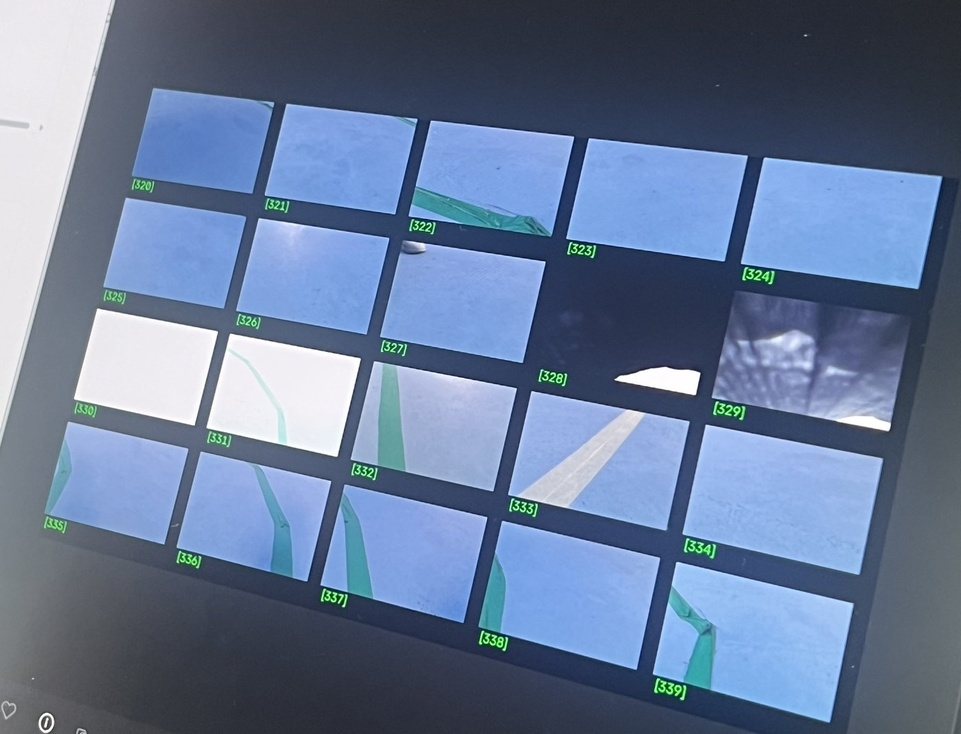
#> input picture images/01_audit_grid.jpg, 961 x 734 px, shrunk from 1400 x 1070 before the run; its folder holds only this picture in this run
$ python -i label_check_v3.py   (imports and definitions only)
#> lines starting #> are read from the running program, lines starting #| are printed output that depends on the picture; after the words box and inside, x2 and y2 are one past the last pixel; in counts of white or black regions, pixels touching at a corner belong together
"""
사진 내용과 저장된 라벨(조향각)이 실제로 일치하는지 검증하는 도구.

원리:
  1) 초록/노랑 테이프 색상을 HSV 기준으로 검출한다.
  2) 화면 상단/하단의 검출 픽셀 평균 위치로 좌우 기울기(편차, deviation)를 계산한다.
  3) 이 편차가 라벨이 속한 방향 그룹(left/center/right)과 일치하는지 비교한다.

동일 장면이 여러 프레임 중복 촬영된 경우 하나의 사건(cluster)으로 묶어 실제
검토가 필요한 독립 사건 수를 계산한다. 또한 화면에 초록/노랑이 모두 검출되는
경우(교차로·합류 지점일 가능성)를 mixed_scene으로 별도 표시해 판정 신뢰도가
낮은 장면을 구분한다.

주의: 이 방법은 완벽하지 않다. 교차로처럼 여러 테이프가 겹쳐 보이는 장면에서는
계산이 부정확할 수 있으므로, single_scene 결과 위주로 우선 신뢰하고
mixed_scene은 참고용으로만 사용할 것. 자세한 검증 배경은 docs/라벨검증_트러블슈팅.md 참고.
"""
import os
import re
import cv2
import numpy as np

FOLDER = "."
OUTPUT_CSV = "label_check_result_v3.csv"
CLUSTER_HIGH_CSV = "clusters_single_scene_priority.csv"
CLUSTER_LOW_CSV = "clusters_mixed_scene_lowpriority.csv"

THRESHOLD = 20
MIXED_SCENE_MIN_RATIO = 0.15  # 초록/노랑 중 소수색이 전체의 15% 이상이면 "혼합 장면"


def label_to_group(angle):
    if angle in (30, 60):
        return "left"
    elif angle == 90:
        return "center"
    elif angle in (120, 150):
        return "right"
    else:
        return "invalid"  # 정의되지 않은 각도(데이터 오염)


def analyze_image(img):
    hsv = cv2.cvtColor(img, cv2.COLOR_BGR2HSV)

    lower_green = np.array([35, 30, 30])
    upper_green = np.array([90, 255, 255])
    # 노란 테이프는 실측 결과 채도가 낮게 나타나 기준을 낮춰 설정함
    lower_yellow = np.array([10, 20, 100])
    upper_yellow = np.array([30, 255, 255])

    mask_g = cv2.inRange(hsv, lower_green, upper_green)
    mask_y = cv2.inRange(hsv, lower_yellow, upper_yellow)
    mask = cv2.bitwise_or(mask_g, mask_y)

    g_count = cv2.countNonZero(mask_g)
    y_count = cv2.countNonZero(mask_y)
    total_color = g_count + y_count

    scene_type = "single_scene"
    if total_color > 0:
        minor_ratio = min(g_count, y_count) / total_color
        if minor_ratio >= MIXED_SCENE_MIN_RATIO:
            scene_type = "mixed_scene"

    ys, xs = np.where(mask > 0)
    if len(xs) < 50:
        return None, scene_type

    h = img.shape[0]
    top_half = ys < h // 2
    bottom_half = ys >= h // 2
    if top_half.sum() < 20 or bottom_half.sum() < 20:
        return None, scene_type

    top_x = xs[top_half].mean()
    bottom_x = xs[bottom_half].mean()
    top_y = ys[top_half].mean()
    bottom_y = ys[bottom_half].mean()

    dx = top_x - bottom_x   # 위쪽이 아래쪽보다 오른쪽에 있으면 양수
    dy = bottom_y - top_y

    angle_dev = np.degrees(np.arctan2(dx, dy))
    return angle_dev, scene_type


pattern = re.compile(r"angle(\d+)_speed")
rows = []

files = sorted([f for f in os.listdir(FOLDER) if f.lower().endswith(".png")])
# [39 lines not run here, left out]


# ===== 연속 중복 프레임을 하나의 "사건(cluster)"으로 묶기 =====
def build_clusters(target_rows):
    clusters = []
    current = None
    for r in target_rows:
        fname, label_angle, label_group, dev_str, result, scene_type = r
        is_mismatch = "MISMATCH" in result
        try:
            dev_val = float(dev_str)
        except ValueError:
            dev_val = None

        if current is None:
            current = {"start": fname, "count": 1, "label_angle": label_angle,
                       "dev_repr": dev_val, "is_mismatch": is_mismatch,
                       "result": result, "scene_type": scene_type}
            continue

        same = (label_angle == current["label_angle"] and is_mismatch == current["is_mismatch"]
                and dev_val is not None and current["dev_repr"] is not None
                and abs(dev_val - current["dev_repr"]) <= 2.0)

        if same:
            current["count"] += 1
        else:
            clusters.append(current)
            current = {"start": fname, "count": 1, "label_angle": label_angle,
                       "dev_repr": dev_val, "is_mismatch": is_mismatch,
                       "result": result, "scene_type": scene_type}
    if current is not None:
        clusters.append(current)
    return [c for c in clusters if c["is_mismatch"]]


single_rows = [r for r in rows if r[5] == "single_scene"]
mixed_rows = [r for r in rows if r[5] == "mixed_scene"]

single_clusters = build_clusters(single_rows)
mixed_clusters = build_clusters(mixed_rows)

# [12 lines not run here, left out]

total = len(rows)
mismatch_count = sum(1 for r in rows if "MISMATCH" in r[4])
invalid_count = sum(1 for r in rows if r[2] == "INVALID_LABEL")
no_tape_count = sum(1 for r in rows if r[3] == "no_tape_found")
single_scene_count = len(single_rows)
mixed_scene_count = len(mixed_rows)

# [10 lines not run here, left out]

>>> import cv2
>>> picture = cv2.imread('../../images/01_audit_grid.jpg')
#> picture is the input picture: shape (734, 961, 3); mean B, G, R 150.9, 120.3, 101.7
>>> result = analyze_image(picture)
#> in analyze_image, `hsv = cv2.cvtColor(img, cv2.COLOR_BGR2HSV)`: hsv: shape (734, 961, 3); mean H, S, V 110.4, 85.4, 151.3
#> in analyze_image, `mask_g = cv2.inRange(hsv, lower_green, upper_green)`:
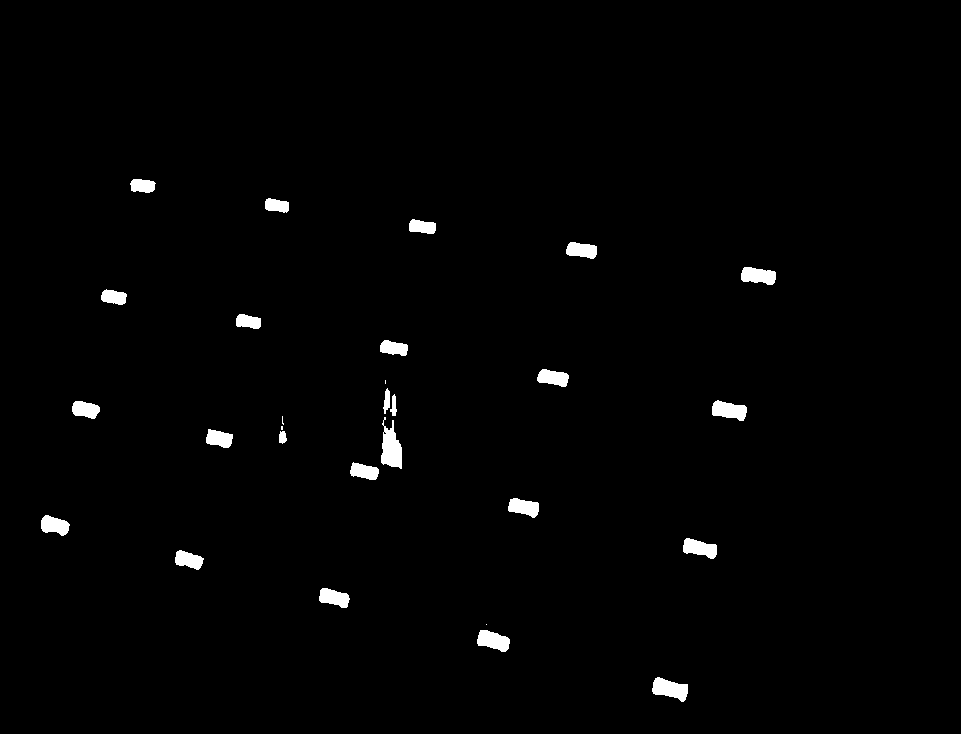
#> mask_g: shape (734, 961); 1.3% white; 28 white regions (4 under 20 px), largest, box (x1, y1, x2, y2) and area: (381, 417, 402, 469) 682, (652, 677, 688, 702) 560, (712, 400, 747, 421) 500
#> in analyze_image, `mask_y = cv2.inRange(hsv, lower_yellow, upper_yellow)`: mask_y: shape (734, 961); every value is 0
#> in analyze_image, `g_count = cv2.countNonZero(mask_g)`: g_count = 8821
#> in analyze_image, `y_count = cv2.countNonZero(mask_y)`: y_count = 0
#> in analyze_image, `total_color = g_count + y_count`: total_color = 8821
#> in analyze_image, `minor_ratio = min(g_count, y_count) / total_color`: minor_ratio = 0
#> in analyze_image, `ys, xs = np.where(mask > 0)`: ys = 8821 values from 179 to 701; xs = 8821 values, max 775 at index 1406, min 41 at index 6152, mean 417.2
#> in analyze_image, `top_x = xs[top_half].mean()`: top_x = 402.2
#> in analyze_image, `bottom_x = xs[bottom_half].mean()`: bottom_x = 423.7
#> in analyze_image, `top_y = ys[top_half].mean()`: top_y = 265.2
#> in analyze_image, `bottom_y = ys[bottom_half].mean()`: bottom_y = 507.9
#> in analyze_image, `dx = top_x - bottom_x`: dx = -21.46
#> in analyze_image, `dy = bottom_y - top_y`: dy = 242.7
#> in analyze_image, `angle_dev = np.degrees(np.arctan2(dx, dy))`: angle_dev = -5.05
#> result = (-5.05, 'single_scene')

$ run again, on images/03_course_overview.jpg
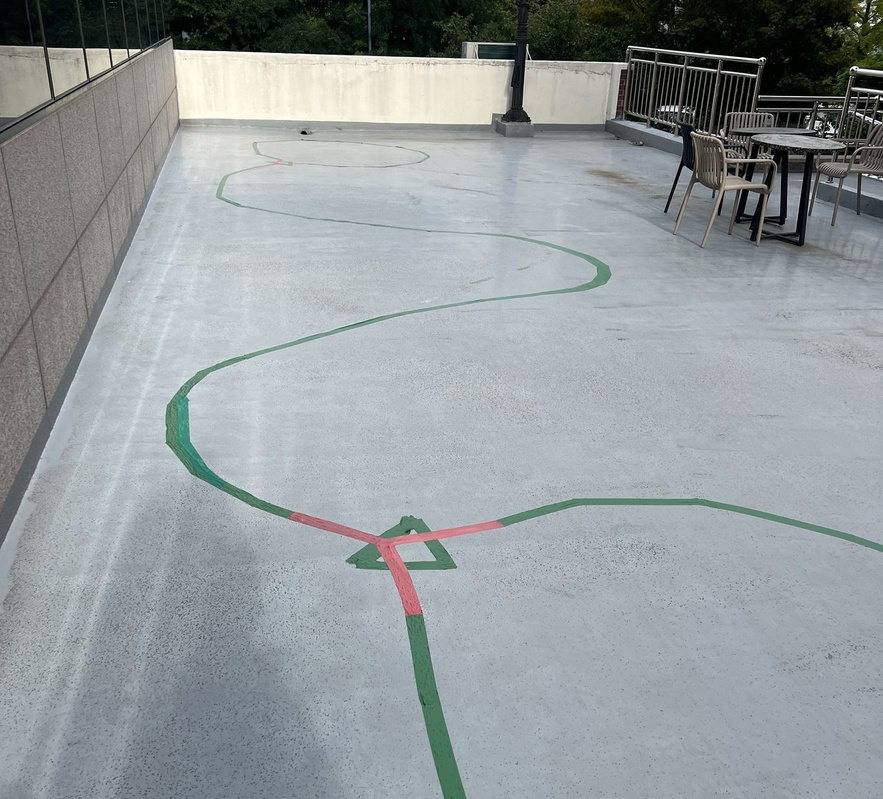
#> input picture images/03_course_overview.jpg, 883 x 799 px, shrunk from 1400 x 1266 before the run
#> picture is the input picture: shape (799, 883, 3); mean B, G, R 157.4, 154.8, 148.2
#> hsv: shape (799, 883, 3); mean H, S, V 87.6, 32.3, 160.3
#> in analyze_image, `mask_g = cv2.inRange(hsv, lower_green, upper_green)`:
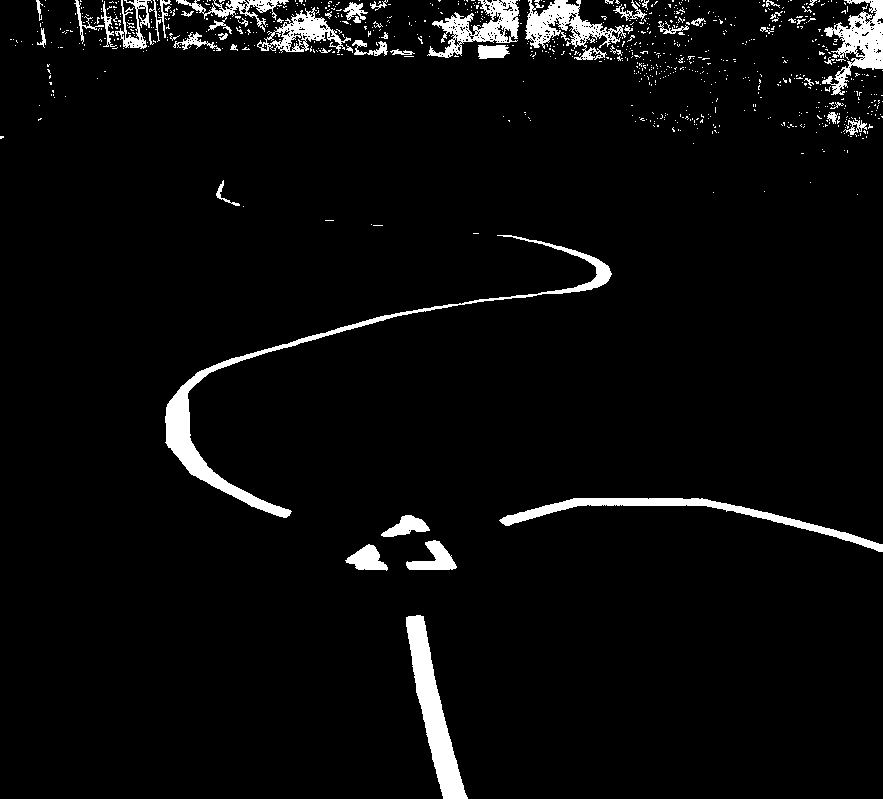
#> mask_g: shape (799, 883); 4.3% white; 856 white regions (801 under 20 px), largest, box (x1, y1, x2, y2) and area: (165, 235, 612, 518) 5430, (406, 615, 468, 799) 3931, (499, 498, 883, 552) 2994
#> mask_y: shape (799, 883); 3.8% white; 282 white regions (258 under 20 px), largest, box (x1, y1, x2, y2) and area: (154, 52, 507, 124) 20901, (52, 50, 86, 94) 1049, (38, 51, 138, 126) 895
#> in analyze_image, `mask = cv2.bitwise_or(mask_g, mask_y)`:
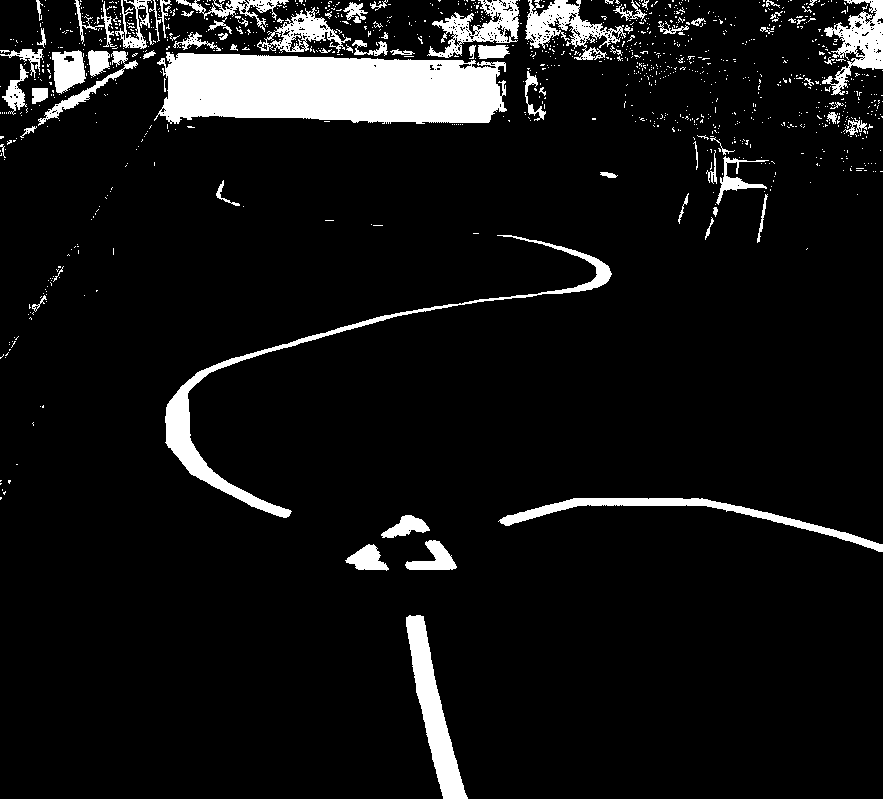
#> mask: shape (799, 883); 8% white; 1111 white regions (1032 under 20 px), largest, box (x1, y1, x2, y2) and area: (154, 52, 507, 124) 20901, (165, 235, 612, 518) 5431, (406, 615, 468, 799) 3933
#> g_count = 30029
#> y_count = 26727
#> total_color = 56756
#> minor_ratio = 0.471
#> top_x = 384.7
#> bottom_x = 435.7
#> top_y = 86.09
#> bottom_y = 571.9
#> dx = -50.97
#> dy = 485.8
#> angle_dev = -5.99
#> result = (-5.99, 'mixed_scene')
